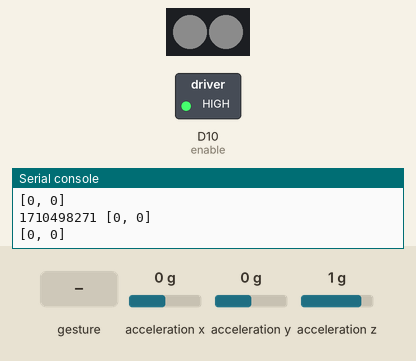
Recording of a program running on a simulated CircuitPython board. Shown: 2 RGB LEDs in strip order, left to right, switched loads named in the program (green lamp = pin HIGH), the last lines printed to the serial console. The inputs (shaded band) are chosen by the test bench; at power-on: acceleration x 0 g, acceleration y 0 g, acceleration z 1 g. Dim RGB values are drawn brighter than linear; random numbers come from a fixed seed; the clock reads 2024-03-15 10:24:30 at power-on unless the program sets it.

Above: at 1.2 s.
1.3 s: gesture 'tap'
At 4.0 s:
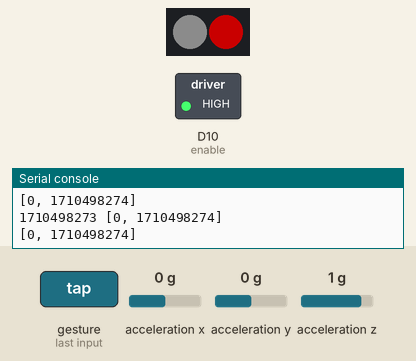
4.3 s: gesture 'tap'
At 5.4 s:
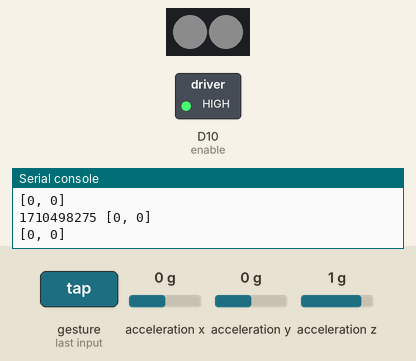
Timing chart, 0 to 13.3 s (numbered marks = the images above; inputs shaded):
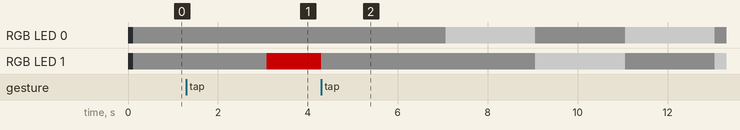

The program:

code.py
```python
import time
import digitalio
import board
from rainbowio import colorwheel
import neopixel
import busio
import adafruit_lis3dh
import random
import audiomp3
import audiopwmio
from fns import functions
#import datetime

NUM_PIXELS = 2  # NeoPixel strip length (in pixels)

funcs = functions(NUM_PIXELS)

enable = digitalio.DigitalInOut(board.D10)
enable.direction = digitalio.Direction.OUTPUT
enable.value = True

# Set up accelerometer on I2C bus, 4G range:
i2c = busio.I2C(board.SCL, board.SDA)
int1 = digitalio.DigitalInOut(board.D6)
accel = adafruit_lis3dh.LIS3DH_I2C(i2c, int1=int1)
accel.range = adafruit_lis3dh.RANGE_4_G
accel.set_tap(1, 100)

statePulse = 0
stateTwinkle = 1
stateShaken1 = 2
stateShaken2 = 3

runmode = 2
# 0 = white red green twinkle
# 1 = white twinkle
# 2 = rainbow twinkle

for x in range(NUM_PIXELS):
    funcs.setRandomMode(0, x)
    funcs.setRandomMode(2, x)

funcs.initMode(runmode)

state = stateTwinkle
funcs.initTwinkle(0)

while True:
    #print(datetime.time())
    #print(funcs.nextTwinkle)

    if state != stateShaken1 and state != stateShaken2 and accel.shake(shake_threshold=10):
        lastState = state
        print("Shaken!")
        funcs.strip.fill((0,0,0,0))
        funcs.strip.show()
        state = stateShaken1
        funcs.playmp3("sounds\dieshake.mp3")
    if state == stateShaken1:
        if funcs.audio.playing:
            funcs.lightRandom()
            time.sleep(0.025)
        else:
            nextsleep = 0.05
            state = stateShaken2
            funcs.playmp3("sounds\dieroll.mp3")
    elif state == stateShaken2:
        if funcs.audio.playing:
            funcs.lightRandom()
            time.sleep(nextsleep)
            nextsleep *= 1.25
            print(nextsleep)
            outtime = time.time() + 30
        else:
            funcs.strip[funcs.laston] = (0,0,0,255);
            if time.time() > outtime:
                print("time out")
                state = lastState

            x, y, z = accel.acceleration
            if accel.tapped:
                print("tap out")
                state = lastState
    elif state == stateTwinkle:
        x, y, z = accel.acceleration
        # print(x, y, z)
        # time.sleep(0.1)
        if accel.tapped:
            print("Tapped!")
            runmode += 1
            if runmode <= 2:
                funcs.initTwinkle(runmode)
            else:
                runmode = 0
                funcs.initMode(runmode)
        if time.time() > funcs.nextTwinkle:
            pix = random.randint(0,NUM_PIXELS-1)
            while funcs.twinkleTimes[pix] != 0:
                pix = random.randint(0,NUM_PIXELS-1)
            print(pix)
            funcs.strip[pix] = funcs.getRandomPixel(runmode)
            funcs.twinkleTimes[pix] = time.time() + 1
            funcs.nextTwinkle = funcs.nextTwinkle + 2

        print (time.time(), funcs.twinkleTimes)
        for x in range(NUM_PIXELS):
            if funcs.twinkleTimes[x] < time.time():
                funcs.strip[x] = funcs.pale
                funcs.twinkleTimes[x] = 0
        print (funcs.twinkleTimes)
        funcs.strip.show()

    elif state == statePulse:
        x, y, z = accel.acceleration
        # print(x, y, z)
        # time.sleep(0.1)
        if accel.tapped:
            print("Tapped!")
            runmode += 1
            if runmode > 2:
                runmode = 0;
                state = stateTwinkle
                funcs.initTwinkle(runmode)
                continue
            funcs.initMode(runmode)

        for x in range(NUM_PIXELS):
            #    print(curMode[x])
            #    print(curModeInc[x])
            newX = funcs.addPix(funcs.curMode[x], funcs.curModeInc[x])
            if funcs.gtPix(newX, funcs.mode[runmode][x]):
                funcs.curModeInc[x] = funcs.multPix(funcs.curModeInc[x], -1)
                funcs.curMode[x] = funcs.addPix(funcs.curMode[x], funcs.curModeInc[x])
            elif funcs.ltPix(newX):
                funcs.setRandomMode(runmode, x)
                funcs.curMode[x] = (0, 0, 0, 0)
                funcs.curModeInc[x] = funcs.modeStep[runmode][x]
            else:
                funcs.curMode[x] = newX
            funcs.strip[x] = funcs.curMode[x]
        funcs.strip.show()
```

fns.py
```python
import time
import board
import digitalio
import random
import audiomp3
import audiopwmio
import neopixel

class functions:

    laston = -1

    def __init__(self, numPixels):
        self.strip = neopixel.NeoPixel(
            board.D5, numPixels, brightness=0.4, auto_write=False, pixel_order=neopixel.GRBW
        )
        self.audio = audiopwmio.PWMAudioOut(board.A0)
        self.numPixels = numPixels
        self.modeSteps = 10
        self.mode = (self.createList(), self.createList((0, 0, 0, 255)), self.createList())
        self.modeStep = (self.createList(), self.createList((0, 0, 0, 255 // self.modeSteps)), self.createList())
        self.curMode = self.createList()
        self.curModeInc = self.createList()


    def gtPix(self, t, u):
        return (t[0] > u[0]) or (t[1] > u[1]) or (t[2] > u[2]) or (t[3] > u[3])


    def ltPix(self, t):
        return t[0] < 0 or t[1] < 0 or t[2] < 0 or t[3] < 0


    def createList(self, value=(0, 0, 0, 0)):
        list = [value]
        for x in range(self.numPixels - 1):
            list.append(value)
        return list

    def addPix(self, p1, p2):
        return (p1[0] + p2[0], p1[1] + p2[1], p1[2] + p2[2], p1[3] + p2[3])


    def multPix(self, p1, n):
        return (p1[0] * n, p1[1] * n, p1[2] * n, p1[3] * n)


    def setMode(self, n, x, t):
        self.mode[n][x] = t
        self.modeStep[n][x] = (
            t[0] // self.modeSteps,
            t[1] // self.modeSteps,
            t[2] // self.modeSteps,
            t[3] // self.modeSteps,
        )


    def randomPixel(self):
        newmode = (0, 0, 0, 0)
        while newmode == (0, 0, 0, 0):
            newmode = (
                random.randint(0, 1) * 255,
                random.randint(0, 1) * 255,
                random.randint(0, 1) * 255,
                0,
            )
        return newmode

    def getRandomPixel(self, n):
        if n == 0:
            v = random.randint(0, 2)
            if v == 0:
                return (0, 0, 0, 255)
            elif v == 1:
                return (255, 0, 0, 0)
            else:
                return (0, 255, 0, 0)
        elif n == 1:
            return (0, 0, 0, 255)
        else:  # n==2
            return self.randomPixel()

    def setRandomMode(self, n, x):
        self.setMode(n,x, self.getRandomPixel(n))

    def initModeX(self, n, x):
        self.curMode[x] = self.multPix(self.modeStep[n][x], random.randint(0, self.modeSteps))
        if random.randint(0, 1) == 0:
            self.curModeInc[x] = self.multPix(self.modeStep[n][x], -1)
        else:
            self.curModeInc[x] = self.modeStep[n][x]


    def initMode(self, n):
        for x in range(self.numPixels):
            self.initModeX(n, x)


    def playmp3(self, file):
        decoder = audiomp3.MP3Decoder(open(file, "rb"))
        self.audio.play(decoder)

    def lightRandom(self):
        if self.laston != -1:
            self.strip[self.laston] = (0, 0, 0, 0)
        self.laston = random.randint(0, self.numPixels - 1)
        self.strip[self.laston] = self.randomPixel()
        self.strip.show()

    pale = (0,0,0,32)

    def initTwinkle(self,n):
        print("initT")
        self.twinklemode = n
        self.nextTwinkle = time.time() + 2
        self.twinkleTimes = self.createList(0)
        self.strip.fill(self.pale)
```
